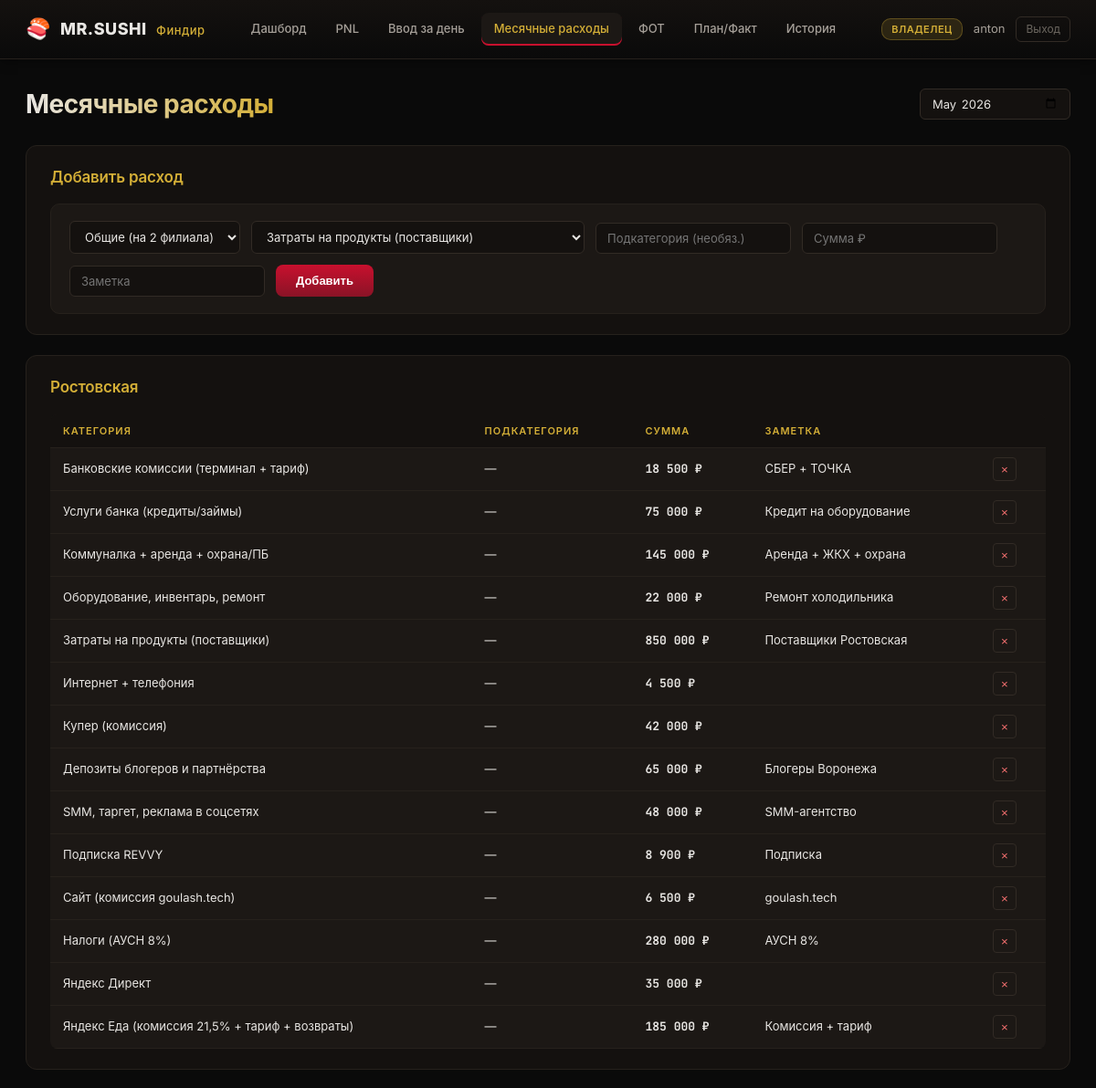
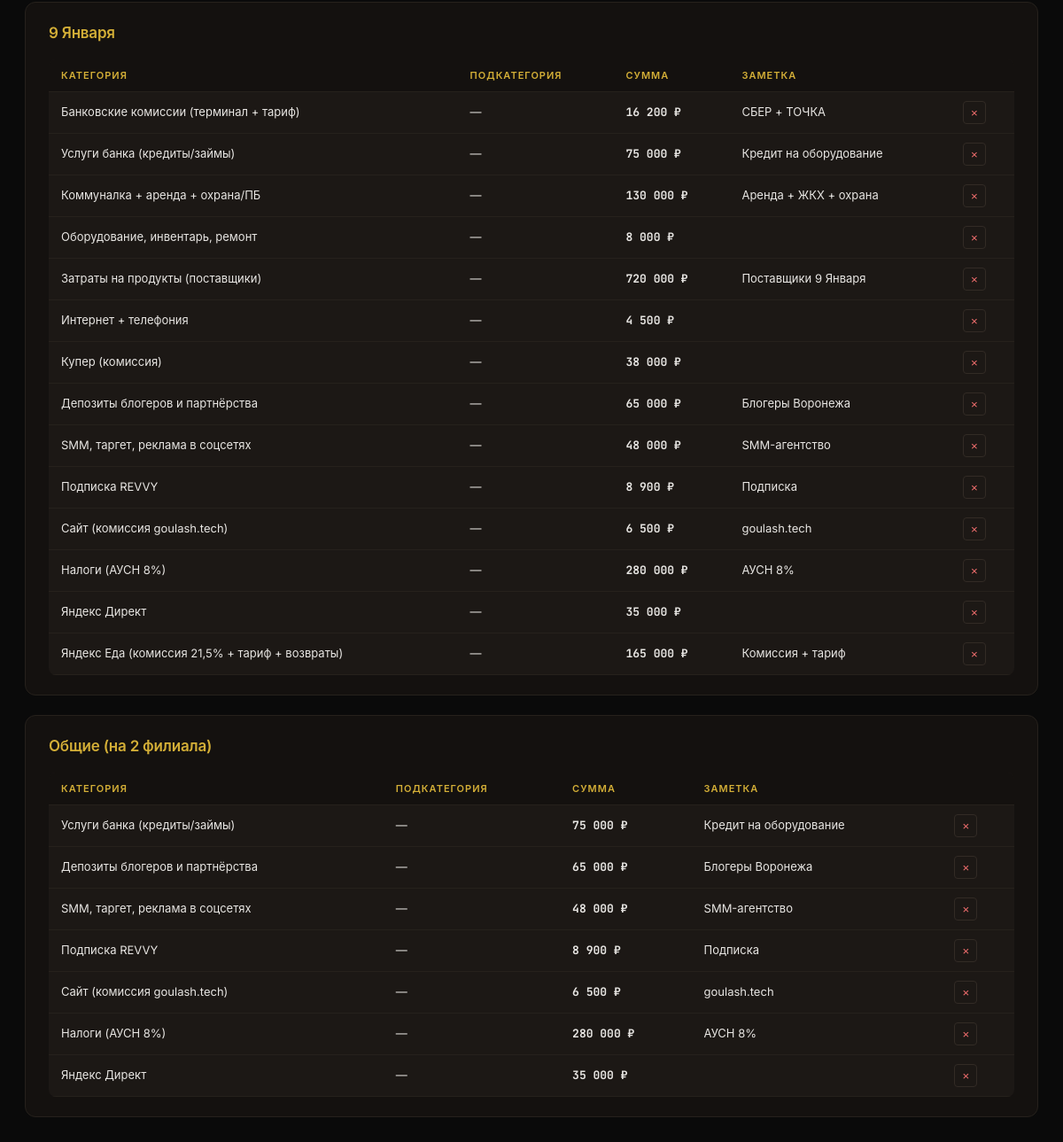
The page /input/monthly (signed in) on the database its author committed (2 pictures, top to bottom).
### tables this page shows
CREATE TABLE users (
    id INTEGER PRIMARY KEY AUTOINCREMENT,
    username TEXT UNIQUE NOT NULL,
    pw_hash TEXT NOT NULL,
    role TEXT NOT NULL CHECK(role IN ('owner','manager')),
    branch_id INTEGER REFERENCES branches(id),
    tg_user_id INTEGER UNIQUE,
    created_at TEXT DEFAULT (datetime('now'))
);

CREATE TABLE branches (
    id INTEGER PRIMARY KEY,
    name TEXT NOT NULL UNIQUE,
    slug TEXT NOT NULL UNIQUE
);

CREATE TABLE monthly_costs (
    id INTEGER PRIMARY KEY AUTOINCREMENT,
    period TEXT NOT NULL,
    branch_id INTEGER REFERENCES branches(id),
    category TEXT NOT NULL,
    subcategory TEXT,
    amount REAL DEFAULT 0,
    note TEXT,
    created_by INTEGER REFERENCES users(id),
    created_at TEXT DEFAULT (datetime('now'))
);

### main.py (the view)
@app.get("/input/monthly", response_class=HTMLResponse)
async def input_monthly_page(request: Request, period: str | None = None):
    user = _require_owner(request)
    if not user:
        return auth.redirect_login()
    period = period or pnl.current_period()
    costs_per_branch = {b["id"]: db.get_monthly_costs(period, b["id"]) for b in db.list_branches()}
    costs_per_branch["common"] = [c for c in db.get_monthly_costs(period) if c["branch_id"] is None]
    return templates.TemplateResponse(
        request=request, name="input_monthly.html",
        context=_ctx(request, user, period=period, costs_per_branch=costs_per_branch),
    )

### templates/input_monthly.html (shortened to what this page needs)
{% extends "base.html" %}
{% block content %}
<div class="page-header">
    <h1>Месячные расходы</h1>
    <form method="GET" action="/input/monthly" class="filters">
        <input type="month" name="period" value="{{ period }}" onchange="this.form.submit()">
    </form>
</div>
<div class="section">
    <h2>Добавить расход</h2>
    <form method="POST" action="/input/monthly" class="input-form input-form-inline">
        <select name="branch_id">
            <option value="">Общие (на 2 филиала)</option>
        </select>
        <select name="category" required>
            {% for k, label in COST_CATEGORIES.items() %}<option value="{{ k }}">{{ label }}</option>{% endfor %}
        </select>
        <input type="text" name="subcategory" placeholder="Подкатегория (необяз.)">
        <input type="number" step="0.01" name="amount" placeholder="Сумма ₽" required>
        <input type="text" name="note" placeholder="Заметка">
        <button type="submit" class="btn-primary">Добавить</button>
    </form>
</div>
{% for branch in branches %}
<div class="section">
    <h2>{{ branch.name }}</h2>
    <table class="data-table">
        <thead><tr><th>Категория</th><th>Подкатегория</th><th>Сумма</th><th>Заметка</th><th></th></tr></thead>
        <tbody>
            {% for c in costs_per_branch[branch.id] %}
            <tr>
                <td>{{ COST_CATEGORIES.get(c.category, c.category) }}</td>
                <td>{{ c.subcategory or '—' }}</td>
                <td><b>{{ "{:,.0f}".format(c.amount).replace(",", " ") }} ₽</b></td>
                <td>{{ c.note or '' }}</td>
                <td>
                    <form method="POST" action="/input/monthly/{{ c.id }}/delete" style="display:inline">
                        <button class="btn-danger-sm">×</button>
                    </form>
                </td>
            </tr>
            {% else %}
            <tr><td colspan="5" class="empty">Нет данных за этот период</td></tr>
            {% endfor %}
        </tbody>
    </table>
</div>
{% endfor %}
<div class="section">
    <h2>Общие (на 2 филиала)</h2>
    <table class="data-table">
        <thead><tr><th>Категория</th><th>Подкатегория</th><th>Сумма</th><th>Заметка</th><th></th></tr></thead>
        <tbody>
            {% for c in costs_per_branch['common'] %}
            <tr>
                <td>{{ COST_CATEGORIES.get(c.category, c.category) }}</td>
                <td>{{ c.subcategory or '—' }}</td>
                <td><b>{{ "{:,.0f}".format(c.amount).replace(",", " ") }} ₽</b></td>
                <td>{{ c.note or '' }}</td>
                <td>
                    <form method="POST" action="/input/monthly/{{ c.id }}/delete" style="display:inline">
                        <button class="btn-danger-sm">×</button>
                    </form>
                </td>
            </tr>
            {% else %}
            <tr><td colspan="5" class="empty">Нет общих расходов</td></tr>
            {% endfor %}
        </tbody>
    </table>
</div>
{% endblock %}

### templates/base.html (shortened to what this page needs)
<!DOCTYPE html>
<html lang="ru">
<head>
    <link rel="stylesheet" href="/static/theme.css">
</head>
<body>
{% if user %}
<header class="topbar">
    <div class="brand">
        <span class="logo">🍣</span>
        <span class="brand-text">MR.SUSHI <em>Финдир</em></span>
    </div>
    <nav class="nav">
        <a href="/" class="{% if request.url.path == '/' %}active{% endif %}">Дашборд</a>
        <a href="/pnl" class="{% if request.url.path == '/pnl' %}active{% endif %}">PNL</a>
        <a href="/input/daily" class="{% if request.url.path.startswith('/input/daily') %}active{% endif %}">Ввод за день</a>
        {% if is_owner %}
        <a href="/input/monthly" class="{% if request.url.path.startswith('/input/monthly') %}active{% endif %}">Месячные расходы</a>
        <a href="/employees" class="{% if request.url.path.startswith('/employees') %}active{% endif %}">ФОТ</a>
        <a href="/plan-fact" class="{% if request.url.path.startswith('/plan-fact') %}active{% endif %}">План/Факт</a>
        {% endif %}
        <a href="/history" class="{% if request.url.path.startswith('/history') %}active{% endif %}">История</a>
    </nav>
    <div class="user-block">
        <span class="user-role role-{{ user.role }}">{{ "Владелец" if is_owner else "Управляющий" }}</span>
        <span class="user-name">{{ user.username }}</span>
        <a href="/logout" class="logout">Выход</a>
    </div>
</header>
{% endif %}
<main class="main">
    {% block content %}{% endblock %}
</main>
</body>
</html>

### static/theme.css (style rules this page uses)
:root { --bg: #0a0a0a; --bg-2: #14110f; --bg-3: #1c1815; --line: #26211c; --line-2: #322b25; --text: #e8e6e3; --text-dim: #a59f98; --text-muted: #6b665f; --crimson: #c8102e; --crimson-2: #8a1326; --gold: #d4af37; --gold-2: #a37c1c; --green: #4ade80; --red: #f87171; }
* { box-sizing: border-box; }
html, body { margin: 0; padding: 0; background: var(--bg); color: var(--text); font-family: 'Inter', -apple-system, BlinkMacSystemFont, sans-serif; font-size: 14px; line-height: 1.5; }
a { color: var(--gold); text-decoration: none; }
.topbar { display: flex; align-items: center; justify-content: space-between; padding: 14px 28px; background: linear-gradient(180deg, #14110f 0%, #0a0a0a 100%); border-bottom: 1px solid var(--line); box-shadow: 0 2px 12px rgba(0,0,0,0.4); position: sticky; top: 0; z-index: 100; }
.brand { display: flex; align-items: center; gap: 10px; font-weight: 800; font-size: 18px; letter-spacing: 0.5px; }
.logo { font-size: 22px; }
.brand-text { color: var(--text); }
.brand-text em { color: var(--gold); font-style: normal; font-weight: 500; font-size: 13px; margin-left: 6px; }
.nav { display: flex; gap: 4px; }
.nav a { color: var(--text-dim); padding: 8px 14px; border-radius: 8px; font-weight: 500; transition: all 0.15s; font-size: 13px; }
.nav a.active { background: var(--bg-3); color: var(--gold); box-shadow: inset 0 -2px 0 var(--crimson); }
.user-block { display: flex; align-items: center; gap: 12px; font-size: 13px; }
.user-role { padding: 3px 10px; border-radius: 10px; font-size: 11px; font-weight: 600; text-transform: uppercase; letter-spacing: 0.5px; }
.role-owner { background: rgba(212,175,55,0.15); color: var(--gold); border: 1px solid rgba(212,175,55,0.3); }
.user-name { color: var(--text-dim); }
.logout { color: var(--text-muted); font-size: 12px; padding: 4px 10px; border-radius: 6px; border: 1px solid var(--line-2); }
.main { max-width: 1400px; margin: 0 auto; padding: 28px; }
.page-header { display: flex; justify-content: space-between; align-items: center; margin-bottom: 24px; gap: 16px; flex-wrap: wrap; }
.page-header h1 { margin: 0; font-size: 28px; font-weight: 700; letter-spacing: -0.5px; background: linear-gradient(90deg, var(--text), var(--gold)); -webkit-background-clip: text; -webkit-text-fill-color: transparent; background-clip: text; }
.filters { display: flex; gap: 8px; }
.filters input, .filters select { background: var(--bg-2); border: 1px solid var(--line-2); color: var(--text); padding: 7px 12px; border-radius: 6px; font-size: 13px; font-family: inherit; }
.section { background: var(--bg-2); border: 1px solid var(--line); border-radius: 12px; padding: 22px 26px; margin-bottom: 22px; }
.section h2 { margin: 0 0 16px; font-size: 17px; font-weight: 600; color: var(--gold); letter-spacing: -0.2px; }
.input-form { background: var(--bg-3); border: 1px solid var(--line); padding: 18px 20px; border-radius: 10px; display: flex; flex-direction: column; gap: 12px; }
.input-form-inline { flex-direction: row; flex-wrap: wrap; align-items: end; }
.input-form input, .input-form select { background: var(--bg-2); border: 1px solid var(--line-2); color: var(--text); padding: 8px 12px; border-radius: 6px; font-family: inherit; font-size: 13px; }
.btn-primary { background: linear-gradient(180deg, var(--crimson) 0%, var(--crimson-2) 100%); color: white; border: none; padding: 10px 22px; border-radius: 8px; font-weight: 600; font-size: 13px; cursor: pointer; transition: all 0.15s; align-self: flex-start; }
.btn-danger-sm { background: transparent; color: var(--red); border: 1px solid var(--line-2); width: 26px; height: 26px; border-radius: 4px; cursor: pointer; }
.data-table { width: 100%; border-collapse: collapse; background: var(--bg-3); border-radius: 8px; overflow: hidden; font-size: 13px; }
.data-table th, .data-table td { padding: 10px 14px; text-align: left; border-bottom: 1px solid var(--line); }
.data-table thead th { background: var(--bg-2); color: var(--gold); font-weight: 600; font-size: 11px; text-transform: uppercase; letter-spacing: 1px; }
.data-table b { font-family: 'JetBrains Mono', monospace; }

### rows shown on the page
users: username "anton"
branches: name "Ростовская"
monthly_costs: get "Банковские комиссии (терминал + тариф)", subcategory "—", amount "18 500", note "СБЕР + ТОЧКА"
monthly_costs: get "Услуги банка (кредиты/займы)", subcategory "—", amount "75 000", note "Кредит на оборудование"
monthly_costs: get "Коммуналка + аренда + охрана/ПБ", subcategory "—", amount "145 000", note "Аренда + ЖКХ + охрана"
monthly_costs: get "Оборудование, инвентарь, ремонт", subcategory "—", amount "22 000", note "Ремонт холодильника"
monthly_costs: get "Затраты на продукты (поставщики)", subcategory "—", amount "850 000", note "Поставщики Ростовская"
monthly_costs: get "Интернет + телефония", subcategory "—", amount "4 500"
monthly_costs: get "Купер (комиссия)", subcategory "—", amount "42 000"
monthly_costs: get "Депозиты блогеров и партнёрства", subcategory "—", amount "65 000", note "Блогеры Воронежа"
monthly_costs: get "SMM, таргет, реклама в соцсетях", subcategory "—", amount "48 000", note "SMM-агентство"
monthly_costs: get "Подписка REVVY", subcategory "—", amount "8 900", note "Подписка"
monthly_costs: get "Сайт (комиссия goulash.tech)", subcategory "—", amount "6 500", note "goulash.tech"
monthly_costs: get "Налоги (АУСН 8%)", subcategory "—", amount "280 000", note "АУСН 8%"
monthly_costs: get "Яндекс Директ", subcategory "—", amount "35 000"
monthly_costs: get "Яндекс Еда (комиссия 21,5% + тариф + возвраты)", subcategory "—", amount "185 000", note "Комиссия + тариф"
branches: name "9 Января"
monthly_costs: get "Банковские комиссии (терминал + тариф)", subcategory "—", amount "16 200", note "СБЕР + ТОЧКА"
monthly_costs: get "Коммуналка + аренда + охрана/ПБ", subcategory "—", amount "130 000", note "Аренда + ЖКХ + охрана"
monthly_costs: get "Оборудование, инвентарь, ремонт", subcategory "—", amount "8 000"
monthly_costs: get "Затраты на продукты (поставщики)", subcategory "—", amount "720 000", note "Поставщики 9 Января"
monthly_costs: get "Интернет + телефония", subcategory "—", amount "4 500"
monthly_costs: get "Купер (комиссия)", subcategory "—", amount "38 000"
monthly_costs: get "Яндекс Еда (комиссия 21,5% + тариф + возвраты)", subcategory "—", amount "165 000", note "Комиссия + тариф"

### other values the page prints
{{ "Владелец" if is_owner else "Управляющий" }} "ВЛАДЕЛЕЦ"
form field category "Затраты на продукты (поставщики)"
